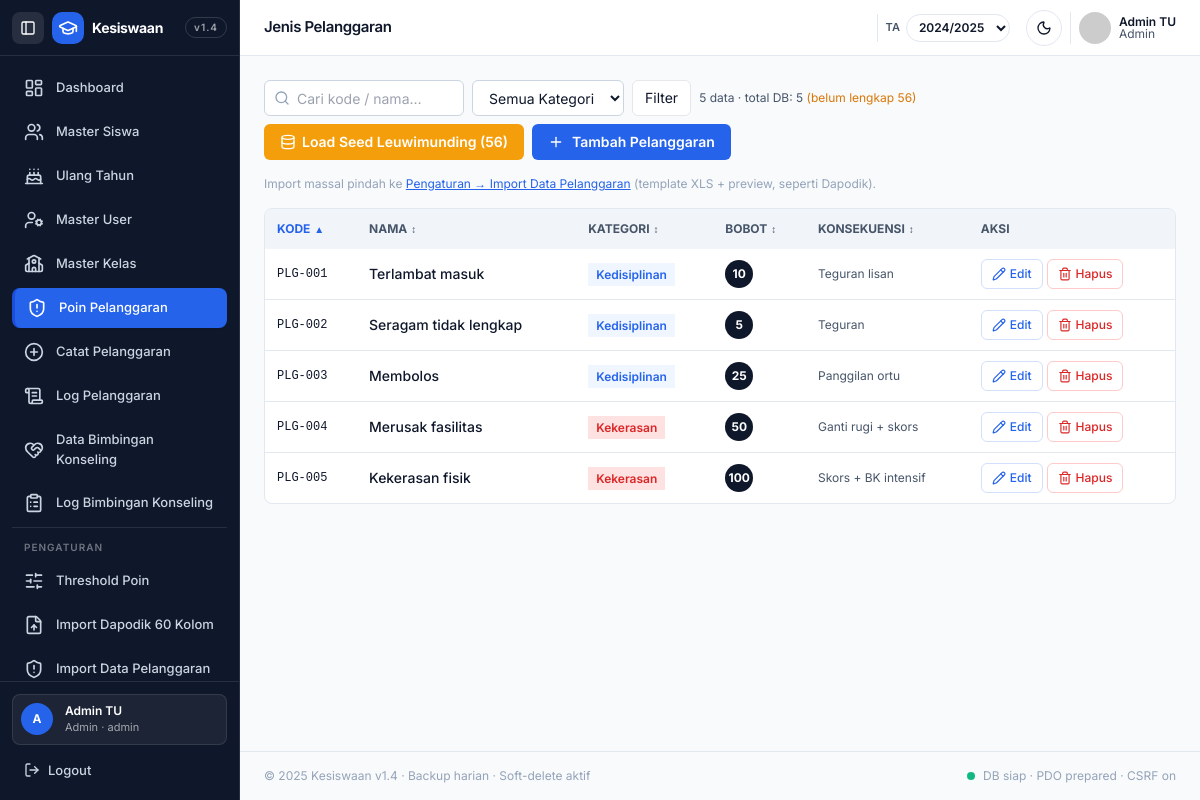
Page /pelanggaran/master.php (signed in) on the committed database.
### tables this page shows
CREATE TABLE IF NOT EXISTS jenis_pelanggaran (
  id BIGINT AUTO_INCREMENT PRIMARY KEY,
  kode VARCHAR(20) NOT NULL UNIQUE,
  nama VARCHAR(150) NOT NULL,
  kategori ENUM('Kedisiplinan','Tata Krama','Kekerasan','Narkoba','Lainnya') NOT NULL DEFAULT 'Lainnya',
  bobot_poin INT NOT NULL,
  deskripsi TEXT NULL,
  konsekuensi TEXT NULL,
  deleted_at DATETIME NULL,
  created_at TIMESTAMP DEFAULT CURRENT_TIMESTAMP,
  updated_at TIMESTAMP DEFAULT CURRENT_TIMESTAMP ON UPDATE CURRENT_TIMESTAMP
);

### pelanggaran/master.php (the view, shortened to what this page needs)
<?php
$kat = $_GET['kategori'] ?? '';
$q = trim($_GET['q'] ?? '');
$sort = trim($_GET['sort'] ?? 'kode'); $allowedSort=['kode','nama','kategori','bobot','konsekuensi']; if(!in_array($sort,$allowedSort,true)) $sort='kode';
$dirRaw = strtolower(trim($_GET['dir'] ?? 'asc')); $dir = $dirRaw==='desc' ? 'DESC' : 'ASC';
$orderMap=['kode'=>'kode','nama'=>'nama','kategori'=>'kategori','bobot'=>'bobot_poin','konsekuensi'=>'konsekuensi'];
$orderCol=$orderMap[$sort]??'kode';
$orderBy="$orderCol $dir".($sort!=='kode' ? ", kode ASC" : "");
require __DIR__.'/../includes/header.php';
$where="WHERE deleted_at IS NULL"; $args=[];
$stmt=$pdo->prepare("SELECT id,kode,nama,kategori,bobot_poin,deskripsi,konsekuensi FROM jenis_pelanggaran $where ORDER BY $orderBy");
$stmt->execute($args); $rows=$stmt->fetchAll();
$baseQs=array_filter(['q'=>$q,'kategori'=>$kat]);
function sort_link_pel($baseQs,$col,$label,$curSort,$curDir){
  $isCur=$curSort===$col;
  $nextDir=$isCur && strtoupper($curDir)==='ASC' ? 'desc' : 'asc';
  $qs=array_merge($baseQs,['sort'=>$col,'dir'=>$nextDir]);
  $href='master.php?'.http_build_query($qs);
  $arrow=$isCur ? (strtoupper($curDir)==='ASC' ? '▲' : '▼') : '↕';
  $cls=$isCur ? 'text-[#2563EB] dark:text-[#93C5FD]' : '';
  return '<a href="'.htmlspecialchars($href).'" class="inline-flex items-center gap-1 hover:text-[#2563EB] '.$cls.'">'.htmlspecialchars($label).' <span class="text-[10px]">'.$arrow.'</span></a>';
}
$total=count($rows);
$cntAll=(int)$pdo->query("SELECT COUNT(*) FROM jenis_pelanggaran WHERE deleted_at IS NULL")->fetchColumn();
function catColor($c){ return match($c){'Kedisiplinan'=>'bg-[#EFF6FF] text-[#2563EB]','Tata Krama'=>'bg-violet-50 text-violet-700','Kekerasan'=>'bg-[#FEE2E2] text-[#DC2626]','Narkoba'=>'bg-red-100 text-red-800','Lainnya'=>'bg-slate-100 text-slate-700', default=>'bg-slate-100 text-slate-600'}; }
?>
<div class="flex flex-wrap gap-2 items-center justify-between">
  <div class="flex flex-wrap gap-2 items-center">
    <form method="GET" class="flex gap-2 items-center">
      <div class="relative">
        <i data-lucide="search" class="w-4 h-4 absolute left-2.5 top-1/2 -translate-y-1/2 text-[#94A3B8]"></i>
        <input name="q" value="<?=htmlspecialchars($q)?>" placeholder="Cari kode / nama…" class="h-9 pl-8 pr-3 rounded-input border border-[#CBD5E1] dark:border-[#334155] bg-white dark:bg-[#0F172A] text-sm w-[200px]">
      </div>
      <select name="kategori" onchange="this.form.submit()" class="h-9 rounded-input border border-[#CBD5E1] dark:border-[#334155] bg-white dark:bg-[#0F172A] text-sm px-3">
        <option value="">Semua Kategori</option>
      </select>
      <button class="h-9 px-3 rounded-input border bg-white dark:bg-[#0F172A] text-sm">Filter</button>
    </form>
    <span class="text-xs text-[#475569] dark:text-[#94A3B8]"><?=$total?> data · total DB: <?=$cntAll?> <?php if($cntAll<56): ?><span class="text-amber-600">(belum lengkap 56)</span><?php endif; ?></span>
  </div>
  <div class="flex flex-wrap gap-2">
    <?php if($cntAll<56): ?>
    <form method="POST" class="inline"><input type="hidden" name="aksi" value="seed"><button class="h-9 px-4 rounded-input bg-amber-500 hover:bg-amber-600 text-white text-sm font-semibold inline-flex items-center gap-1.5"><i data-lucide="database" class="w-4 h-4"></i> Load Seed Leuwimunding (56)</button></form>
    <?php endif; ?>
    <button onclick="document.getElementById('mPelanggaran').classList.remove('hidden')" class="h-9 px-4 rounded-input bg-[#2563EB] hover:bg-[#1D4ED8] text-white text-sm font-semibold inline-flex items-center gap-2"><i data-lucide="plus" class="w-4 h-4"></i> Tambah Pelanggaran</button>
  </div>
</div>
<div class="mt-4 text-xs text-[#94A3B8]">Import massal pindah ke <a href="/kesiswaanv2/pengaturan/pelanggaran.php" class="text-[#2563EB] underline">Pengaturan → Import Data Pelanggaran</a> (template XLS + preview, seperti Dapodik).</div>
<div class="hidden md:block bg-white dark:bg-[#1E293B] border border-[#E2E8F0] dark:border-[#334155] rounded-card overflow-hidden mt-4">
<table class="w-full text-sm">
<thead class="bg-[#F1F5F9] dark:bg-[#0F172A] text-xs uppercase text-[#475569] dark:text-[#94A3B8]"><tr><th class="px-3 py-3 text-left"><?=sort_link_pel($baseQs,'kode','Kode',$sort,$dir)?></th><th class="px-3 py-3 text-left"><?=sort_link_pel($baseQs,'nama','Nama',$sort,$dir)?></th><th class="px-3 py-3 text-left"><?=sort_link_pel($baseQs,'kategori','Kategori',$sort,$dir)?></th><th class="px-3 py-3 text-left"><?=sort_link_pel($baseQs,'bobot','Bobot',$sort,$dir)?></th><th class="px-3 py-3 text-left"><?=sort_link_pel($baseQs,'konsekuensi','Konsekuensi',$sort,$dir)?></th><th class="px-3 py-3 text-left">Aksi</th></tr></thead>
<tbody class="divide-y divide-[#E2E8F0] dark:divide-[#334155]">
<?php foreach($rows as $r): ?>
<tr class="hover:bg-[#F8FAFC] dark:hover:bg-white/[0.03]">
  <td class="px-3 py-2.5 font-mono text-xs"><?=htmlspecialchars($r['kode'])?></td>
  <td class="px-3 py-2.5 font-medium"><?=htmlspecialchars($r['nama'])?><div class="text-xs text-[#94A3B8] truncate max-w-[260px]"><?=htmlspecialchars($r['deskripsi']??'')?></div></td>
  <td class="px-3 py-2.5"><span class="px-2 py-1 rounded-badge text-xs font-semibold <?=catColor($r['kategori'])?>"><?=htmlspecialchars($r['kategori'])?></span></td>
  <td class="px-3 py-2.5"><span class="w-7 h-7 rounded-full bg-[#0F172A] text-white inline-flex items-center justify-center text-xs font-bold"><?=$r['bobot_poin']?></span></td>
  <td class="px-3 py-2.5 text-xs text-[#475569] dark:text-[#94A3B8] max-w-[180px] truncate"><?=htmlspecialchars($r['konsekuensi']??'-')?></td>
  <td class="px-3 py-2.5"><div class="flex gap-1">
    <button type="button" onclick='openEdit(<?=json_encode($r, JSON_HEX_TAG|JSON_HEX_APOS|JSON_HEX_QUOT)?>)' class="px-2.5 py-1.5 rounded-input border border-[#2563EB]/20 text-[#2563EB] text-xs font-medium inline-flex items-center gap-1"><i data-lucide="pencil" class="w-3.5 h-3.5"></i> Edit</button>
    <form method="POST" onsubmit="return confirm('Hapus <?=htmlspecialchars($r['nama'],ENT_QUOTES)?>? (soft-delete)')" class="inline"><input type="hidden" name="aksi" value="hapus"><input type="hidden" name="id" value="<?=$r['id']?>"><button class="px-2.5 py-1.5 rounded-input border border-red-200 text-[#DC2626] text-xs font-medium inline-flex items-center gap-1"><i data-lucide="trash-2" class="w-3.5 h-3.5"></i> Hapus</button></form>
  </div></td>
</tr>
<?php endforeach; ?>
</tbody>
</table>
</div>
<?php require __DIR__.'/../includes/footer.php'; ?>

### rows in the picture
jenis_pelanggaran: kode "PLG-001", nama "Terlambat masuk", kategori "Kedisiplinan", bobot_poin "10", konsekuensi "Teguran lisan"
jenis_pelanggaran: kode "PLG-002", nama "Seragam tidak lengkap", kategori "Kedisiplinan", bobot_poin "5", konsekuensi "Teguran"
jenis_pelanggaran: kode "PLG-003", nama "Membolos", kategori "Kedisiplinan", bobot_poin "25", konsekuensi "Panggilan ortu"
jenis_pelanggaran: kode "PLG-004", nama "Merusak fasilitas", kategori "Kekerasan", bobot_poin "50", konsekuensi "Ganti rugi + skors"
jenis_pelanggaran: kode "PLG-005", nama "Kekerasan fisik", kategori "Kekerasan", bobot_poin "100", konsekuensi "Skors + BK intensif"

### other values in the picture
$u['avatar'] "A"
$u['nama'] "Admin TU"
$u['role'] "Admin"
$u['username'] "admin"
$title "Jenis Pelanggaran"
$total "5"
$cntAll "5"
$label "KODE NAMA KATEGORI BOBOT KONSEKUENSI"
$arrow "▲ ↕ ↕ ↕ ↕"
form field value "2024/2025"
